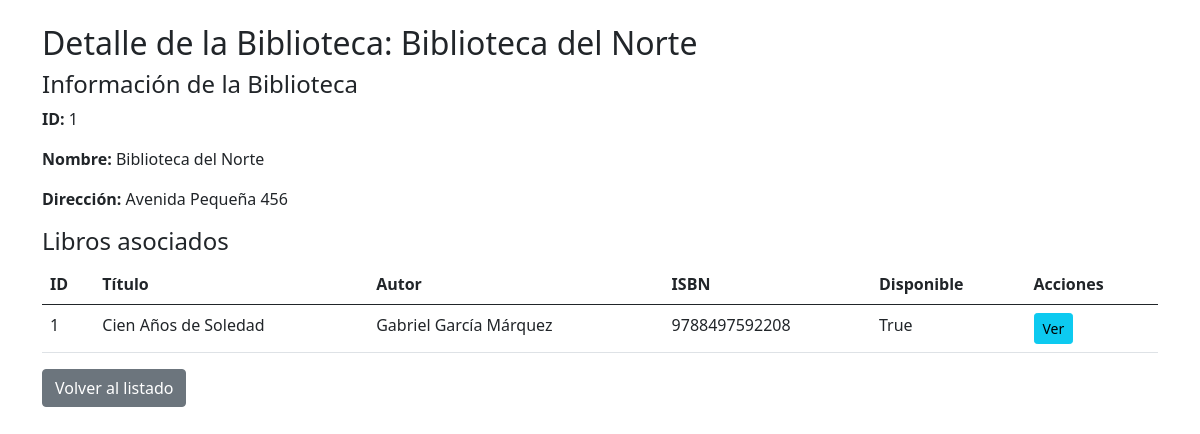
/web/libraries/1/, run on the app's committed database.
### bibliotecaApp/models.py (models this page shows, shortened)
class Library(models.Model):
    name = models.CharField(max_length=100)
    address = models.CharField(max_length=200)

class Book(models.Model):
    library = models.ForeignKey(Library, on_delete=models.CASCADE, related_name='books')
    title = models.CharField(max_length=200)
    author = models.CharField(max_length=100)
    isbn = models.CharField(max_length=20, unique=True, blank=True, null=True)
    available = models.BooleanField(default=True)

### bibliotecaApp/views.py (the view)
# urls.py: path('web/libraries/<int:biblioteca_id>/', detalle_biblioteca_web, name='detalle_biblioteca_web'),
def detalle_biblioteca_web(request, biblioteca_id):
    if request.method == 'GET':
        try:
            biblioteca = Library.objects.get(id=biblioteca_id)
            libros = biblioteca.books.all()
            context = {
                'biblioteca': biblioteca,
                'libros': libros,
                'titulo': f'Detalle de la Biblioteca: {biblioteca.name}'
            }
            return render(request, 'library_detail.html', context)
        except Library.DoesNotExist:
            messages.error(request, "Biblioteca no encontrada")
            return redirect('lista_bibliotecas_web')
    return JsonResponse({"error": "Método no permitido"}, status=405)

### bibliotecaApp/templates/library_detail.html
{% extends "base.html" %}
{% block content %}
<h2>{{ titulo }}</h2>
<div class="mb-3">
  <h4>Información de la Biblioteca</h4>
  <p><strong>ID:</strong> {{ biblioteca.id }}</p>
  <p><strong>Nombre:</strong> {{ biblioteca.name }}</p>
  <p><strong>Dirección:</strong> {{ biblioteca.address }}</p>
</div>
<div class="mb-3">
  <h4>Libros asociados</h4>
  {% if libros %}
    <table class="table">
      <thead>
        <tr>
          <th>ID</th>
          <th>Título</th>
          <th>Autor</th>
          <th>ISBN</th>
          <th>Disponible</th>
          <th>Acciones</th>
        </tr>
      </thead>
      <tbody>
        {% for libro in libros %}
        <tr>
          <td>{{ libro.id }}</td>
          <td>{{ libro.title }}</td>
          <td>{{ libro.author }}</td>
          <td>{{ libro.isbn }}</td>
          <td>{{ libro.available }}</td>
          <td>
            <a href="{% url 'detalles_libro' libro.id %}" class="btn btn-info btn-sm">Ver</a>
          </td>
        </tr>
        {% endfor %}
      </tbody>
    </table>
  {% else %}
    <p>No hay libros asociados.</p>
  {% endif %}
</div>
<a href="{% url 'lista_bibliotecas_web' %}" class="btn btn-secondary">Volver al listado</a>
{% endblock %}

### data on the page
Library: id "1", name "Biblioteca del Norte", address "Avenida Pequeña 456"
Book: id "1", title "Cien Años de Soledad", author "Gabriel García Márquez", isbn "9788497592208", available "True"

### other printed values
{{ titulo }} "Detalle de la Biblioteca: Biblioteca del Norte"
